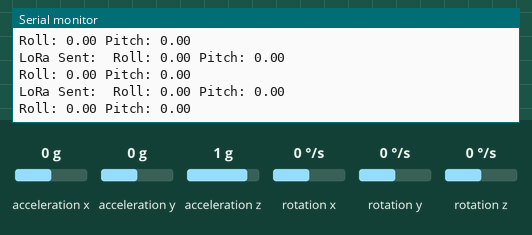
A sketch run on a simulated ESP32. Parts: the last lines printed to the serial monitor. The test bench sets the inputs (shaded band); at power-on: acceleration x 0 g, acceleration y 0 g, acceleration z 1 g, rotation x 0 °/s, rotation y 0 °/s, rotation z 0 °/s. No radio packets arrive unless stated.

Above: at 1.2 s.
1.3 s: acceleration x set to -1.4 g
At 1.33 s:
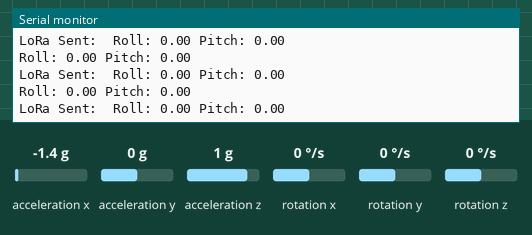
2.8 s: acceleration y set to -1.4 g
At 2.83 s:
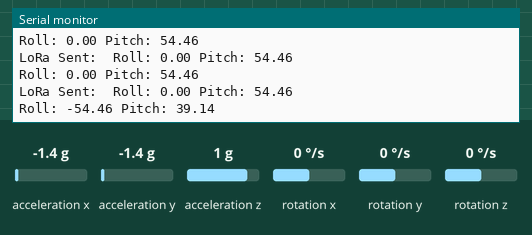
4.3 s: acceleration z set to -1.4 g
At 4.32 s:
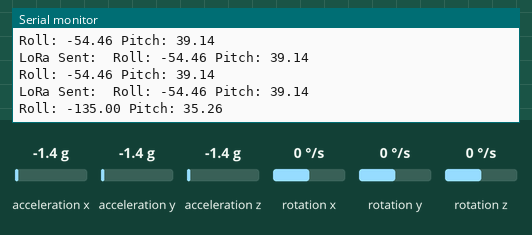
Timing chart, 0 to 7.3 s (numbered marks = the images above; inputs shaded):
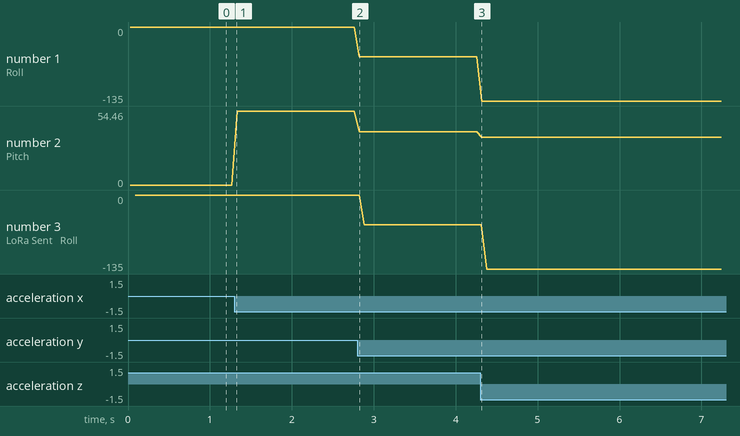

Measured:
- after the input at 2.8 s, the serial monitor: prints a new line at once (image 2)
- after the input at 4.3 s, the serial monitor: prints a new line at once (image 3)
- plotted number 1: 0 → -54.46 after the input at 2.8 s, -54.46 → -135 after the input at 4.3 s
- plotted number 2: 0 → 54.46 after the input at 1.3 s, 54.46 → 39.14 after the input at 2.8 s, 39.14 → 35.26 after the input at 4.3 s
- plotted number 3: 0 → -54.46 after the input at 2.8 s, -54.46 → -135 after the input at 4.3 s

The sketch:

sistem-perahu.ino
```cpp
#include <SPI.h>
#include <LoRa.h>
#include <MPU9250_asukiaaa.h>
#include <Wire.h>


/*
In this system, send coordinate data every 3 secs
If degree >= min then send the data degreee
*/

// LoRa Pin Configuration
const int LORA_NSS = 5;
const int LORA_RST = 14;
const int LORA_DIO0 = 26;
const int LORA_SCK = 18;
const int LORA_MOSI = 23;
const int LORA_MISO = 19;

// MPU9250 Pin Configuration
const int MPU_SDA = 21;
const int MPU_SCL = 22;

// MPU9250 Object
MPU9250_asukiaaa mySensor;

// Tilt Threshold (degrees)
const float TILT_THRESHOLD = 30.0;


bool setupLoRa() {
  Serial.println("Initializing LoRa...");

  SPI.begin(LORA_SCK, LORA_MISO, LORA_MOSI, LORA_NSS);
  LoRa.setPins(LORA_NSS, LORA_RST, LORA_DIO0);

  if (!LoRa.begin(433E6)) {
    Serial.println("LoRa initialization failed. Check wiring.");
    return false;
  }

  Serial.println("LoRa initialized successfully.");
  return true;
}

bool setupMPU() {
  Wire.begin(MPU_SDA, MPU_SCL);
  mySensor.setWire(&Wire);

  // Initialize all sensors
  mySensor.beginAccel();
  mySensor.beginGyro();
  mySensor.beginMag();

  // Check connection by trying to read Accel data
  if (mySensor.accelUpdate() != 0) {
    Serial.println("MPU9250 initialization failed. Check wiring.");
    return false;
  }

  Serial.println("MPU9250 initialized successfully.");
  return true;
}

void sendMessage(String message) {
  LoRa.beginPacket();
  LoRa.print(message);
  LoRa.endPacket();

  Serial.println("LoRa Sent: " + message);
}

void setup() {
  Serial.begin(115200);
  while (!Serial)
    ;  // Wait for Serial Monitor

  bool loraReady = setupLoRa();
  bool mpuReady = setupMPU();

  if (loraReady && mpuReady) {
    Serial.println("All systems initialized successfully!");
  } else {
    Serial.println("System initialization failed.");
  }
}

void loop() {
  mySensor.accelUpdate();

  float ax = mySensor.accelX();
  float ay = mySensor.accelY();
  float az = mySensor.accelZ();

  // Calculate Roll & Pitch
  float roll = atan2(ay, az) * 180 / PI;
  float pitch = atan2(-ax, sqrt(ay * ay + az * az)) * 180 / PI;

  Serial.print("Roll: ");
  Serial.print(roll);
  Serial.print(" Pitch: ");
  Serial.println(pitch);

  // if (abs(pitch) > TILT_THRESHOLD || abs(roll) - 179 > TILT_THRESHOLD) {
  //   String msg = "WARNING! Tilt Detected. Roll: " + String(roll, 2) + " Pitch: " + String(pitch, 2);
  //   LoRa.beginPacket();
  //   LoRa.print(msg);
  //   LoRa.endPacket();

  //   Serial.println("LoRa Sent: " + msg);
  // }

  //send data
  String msg = " Roll: " + String(roll, 2) + " Pitch: " + String(pitch, 2);
  sendMessage(msg);
}
```
